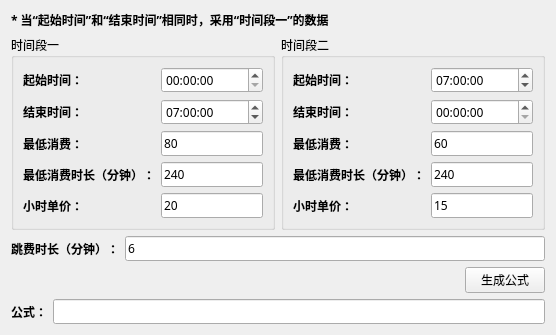
<?xml version="1.0" encoding="UTF-8"?>
<ui version="4.0">
 <class>FormulaCalcu2SlotsForm</class>
 <widget class="QWidget" name="FormulaCalcu2SlotsForm">
  <property name="geometry">
   <rect>
    <x>0</x>
    <y>0</y>
    <width>556</width>
    <height>332</height>
   </rect>
  </property>
  <property name="windowTitle">
   <string>Form</string>
  </property>
  <layout class="QVBoxLayout" name="verticalLayout">
   <item>
    <widget class="QLabel" name="label_13">
     <property name="font">
      <font>
       <family>微软雅黑</family>
       <weight>75</weight>
       <bold>true</bold>
      </font>
     </property>
     <property name="text">
      <string>* 当“起始时间”和“结束时间”相同时，采用“时间段一”的数据</string>
     </property>
    </widget>
   </item>
   <item>
    <layout class="QHBoxLayout" name="horizontalLayout">
     <item>
      <widget class="QGroupBox" name="groupBox">
       <property name="font">
        <font>
         <family>黑体</family>
        </font>
       </property>
       <property name="title">
        <string>时间段一</string>
       </property>
       <layout class="QVBoxLayout" name="verticalLayout_3">
        <item>
         <layout class="QGridLayout" name="gridLayout">
          <property name="spacing">
           <number>6</number>
          </property>
          <item row="0" column="0">
           <widget class="QLabel" name="label">
            <property name="font">
             <font>
              <family>微软雅黑</family>
              <weight>75</weight>
              <bold>true</bold>
             </font>
            </property>
            <property name="text">
             <string>起始时间：</string>
            </property>
           </widget>
          </item>
          <item row="2" column="1">
           <widget class="QLineEdit" name="startPrice1Edit">
            <property name="font">
             <font>
              <family>微软雅黑</family>
             </font>
            </property>
            <property name="text">
             <string>80</string>
            </property>
           </widget>
          </item>
          <item row="1" column="0">
           <widget class="QLabel" name="label_2">
            <property name="font">
             <font>
              <family>微软雅黑</family>
              <weight>75</weight>
              <bold>true</bold>
             </font>
            </property>
            <property name="text">
             <string>结束时间：</string>
            </property>
           </widget>
          </item>
          <item row="2" column="0">
           <widget class="QLabel" name="label_4">
            <property name="font">
             <font>
              <family>微软雅黑</family>
              <weight>75</weight>
              <bold>true</bold>
             </font>
            </property>
            <property name="text">
             <string>最低消费：</string>
            </property>
           </widget>
          </item>
          <item row="3" column="1">
           <widget class="QLineEdit" name="startTime1Edit">
            <property name="font">
             <font>
              <family>微软雅黑</family>
             </font>
            </property>
            <property name="text">
             <string>240</string>
            </property>
           </widget>
          </item>
          <item row="4" column="0">
           <widget class="QLabel" name="label_3">
            <property name="font">
             <font>
              <family>微软雅黑</family>
              <weight>75</weight>
              <bold>true</bold>
             </font>
            </property>
            <property name="text">
             <string>小时单价：</string>
            </property>
           </widget>
          </item>
          <item row="4" column="1">
           <widget class="QLineEdit" name="jumpPrice1Edit">
            <property name="font">
             <font>
              <family>微软雅黑</family>
             </font>
            </property>
            <property name="text">
             <string>20</string>
            </property>
           </widget>
          </item>
          <item row="1" column="1">
           <widget class="QTimeEdit" name="slot1EndTimeEdit">
            <property name="dateTime">
             <datetime>
              <hour>7</hour>
              <minute>0</minute>
              <second>0</second>
              <year>2000</year>
              <month>1</month>
              <day>1</day>
             </datetime>
            </property>
           </widget>
          </item>
          <item row="3" column="0">
           <widget class="QLabel" name="label_5">
            <property name="font">
             <font>
              <family>微软雅黑</family>
              <weight>75</weight>
              <bold>true</bold>
             </font>
            </property>
            <property name="text">
             <string>最低消费时长（分钟）：</string>
            </property>
           </widget>
          </item>
          <item row="0" column="1">
           <widget class="QTimeEdit" name="slot1StartTimeEdit">
            <property name="dateTime">
             <datetime>
              <hour>0</hour>
              <minute>0</minute>
              <second>0</second>
              <year>2000</year>
              <month>1</month>
              <day>1</day>
             </datetime>
            </property>
            <property name="date">
             <date>
              <year>2000</year>
              <month>1</month>
              <day>1</day>
             </date>
            </property>
           </widget>
          </item>
         </layout>
        </item>
       </layout>
      </widget>
     </item>
     <item>
      <widget class="QGroupBox" name="groupBox_2">
       <property name="font">
        <font>
         <family>黑体</family>
        </font>
       </property>
       <property name="title">
        <string>时间段二</string>
       </property>
       <layout class="QVBoxLayout" name="verticalLayout_4">
        <item>
         <layout class="QGridLayout" name="gridLayout_2">
          <property name="spacing">
           <number>6</number>
          </property>
          <item row="4" column="0">
           <widget class="QLabel" name="label_7">
            <property name="font">
             <font>
              <family>微软雅黑</family>
              <weight>75</weight>
              <bold>true</bold>
             </font>
            </property>
            <property name="text">
             <string>小时单价：</string>
            </property>
           </widget>
          </item>
          <item row="2" column="0">
           <widget class="QLabel" name="label_10">
            <property name="font">
             <font>
              <family>微软雅黑</family>
              <weight>75</weight>
              <bold>true</bold>
             </font>
            </property>
            <property name="text">
             <string>最低消费：</string>
            </property>
           </widget>
          </item>
          <item row="3" column="0">
           <widget class="QLabel" name="label_11">
            <property name="font">
             <font>
              <family>微软雅黑</family>
              <weight>75</weight>
              <bold>true</bold>
             </font>
            </property>
            <property name="text">
             <string>最低消费时长（分钟）：</string>
            </property>
           </widget>
          </item>
          <item row="0" column="0">
           <widget class="QLabel" name="label_8">
            <property name="font">
             <font>
              <family>微软雅黑</family>
              <weight>75</weight>
              <bold>true</bold>
             </font>
            </property>
            <property name="text">
             <string>起始时间：</string>
            </property>
           </widget>
          </item>
          <item row="1" column="1">
           <widget class="QTimeEdit" name="slot2EndTimeEdit"/>
          </item>
          <item row="0" column="1">
           <widget class="QTimeEdit" name="slot2StartTimeEdit">
            <property name="dateTime">
             <datetime>
              <hour>7</hour>
              <minute>0</minute>
              <second>0</second>
              <year>2000</year>
              <month>1</month>
              <day>1</day>
             </datetime>
            </property>
           </widget>
          </item>
          <item row="1" column="0">
           <widget class="QLabel" name="label_9">
            <property name="font">
             <font>
              <family>微软雅黑</family>
              <weight>75</weight>
              <bold>true</bold>
             </font>
            </property>
            <property name="text">
             <string>结束时间：</string>
            </property>
           </widget>
          </item>
          <item row="4" column="1">
           <widget class="QLineEdit" name="jumpPrice2Edit">
            <property name="font">
             <font>
              <family>微软雅黑</family>
             </font>
            </property>
            <property name="text">
             <string>15</string>
            </property>
           </widget>
          </item>
          <item row="3" column="1">
           <widget class="QLineEdit" name="startTime2Edit">
            <property name="font">
             <font>
              <family>微软雅黑</family>
             </font>
            </property>
            <property name="text">
             <string>240</string>
            </property>
           </widget>
          </item>
          <item row="2" column="1">
           <widget class="QLineEdit" name="startPrice2Edit">
            <property name="font">
             <font>
              <family>微软雅黑</family>
             </font>
            </property>
            <property name="text">
             <string>60</string>
            </property>
           </widget>
          </item>
         </layout>
        </item>
       </layout>
      </widget>
     </item>
    </layout>
   </item>
   <item>
    <layout class="QHBoxLayout" name="horizontalLayout_2">
     <item>
      <widget class="QLabel" name="label_6">
       <property name="font">
        <font>
         <family>微软雅黑</family>
         <weight>75</weight>
         <bold>true</bold>
        </font>
       </property>
       <property name="text">
        <string>跳费时长（分钟）：</string>
       </property>
      </widget>
     </item>
     <item>
      <widget class="QLineEdit" name="jumpTimeEdit">
       <property name="font">
        <font>
         <family>微软雅黑</family>
        </font>
       </property>
       <property name="text">
        <string>6</string>
       </property>
      </widget>
     </item>
    </layout>
   </item>
   <item>
    <layout class="QHBoxLayout" name="horizontalLayout_4">
     <item>
      <spacer name="horizontalSpacer">
       <property name="orientation">
        <enum>Qt::Horizontal</enum>
       </property>
       <property name="sizeHint" stdset="0">
        <size>
         <width>40</width>
         <height>20</height>
        </size>
       </property>
      </spacer>
     </item>
     <item>
      <widget class="QPushButton" name="pushButton">
       <property name="font">
        <font>
         <family>仿宋</family>
        </font>
       </property>
       <property name="text">
        <string>生成公式</string>
       </property>
      </widget>
     </item>
    </layout>
   </item>
   <item>
    <layout class="QHBoxLayout" name="horizontalLayout_3">
     <item>
      <widget class="QLabel" name="label_12">
       <property name="font">
        <font>
         <family>微软雅黑</family>
         <weight>75</weight>
         <bold>true</bold>
        </font>
       </property>
       <property name="text">
        <string>公式：</string>
       </property>
      </widget>
     </item>
     <item>
      <widget class="QLineEdit" name="formulaEdit">
       <property name="font">
        <font>
         <family>微软雅黑</family>
        </font>
       </property>
       <property name="text">
        <string/>
       </property>
      </widget>
     </item>
    </layout>
   </item>
   <item>
    <spacer name="verticalSpacer">
     <property name="orientation">
      <enum>Qt::Vertical</enum>
     </property>
     <property name="sizeHint" stdset="0">
      <size>
       <width>20</width>
       <height>40</height>
      </size>
     </property>
    </spacer>
   </item>
  </layout>
 </widget>
 <resources/>
 <connections/>
</ui>
